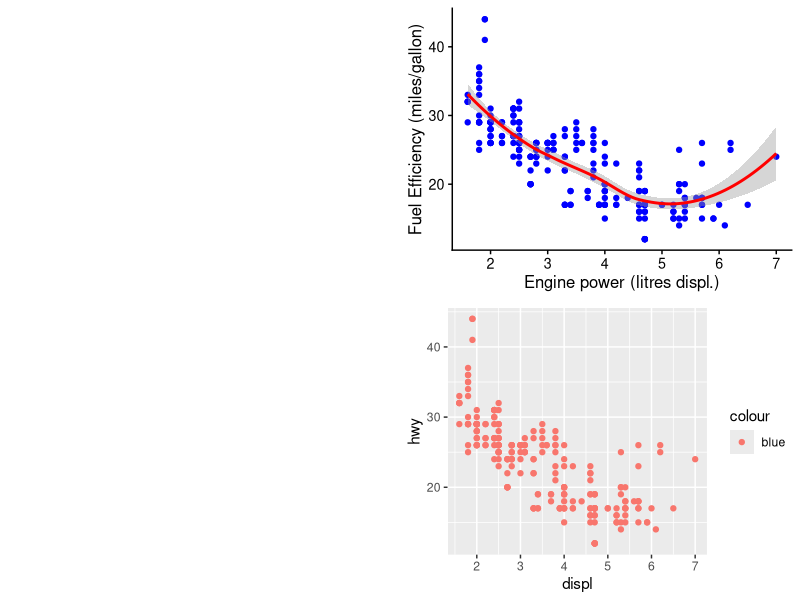

This figure's R source:

library(ggplot2)
library(cowplot)


yes_img <- "images/yes.png"
no_img <- "images/no.png"

yes_plot <- ggdraw() + draw_image(yes_img, scale = 1)
no_plot <- ggdraw() + draw_image(no_img, scale = 1)

bad_plot <- 
  ggplot(mpg, aes(x = displ, y = hwy, colour = "blue")) +
  geom_point()

good_plot <- 
  ggplot(mpg, aes(x = displ, y = hwy)) +
  geom_point(colour = "blue") +
  geom_smooth(colour = "red") + 
  theme_half_open(12) +
  labs(x = "Engine power (litres displ.)",
       y = "Fuel Efficiency (miles/gallon)")


plot_grid(yes_plot, good_plot,
          no_plot, bad_plot) 

